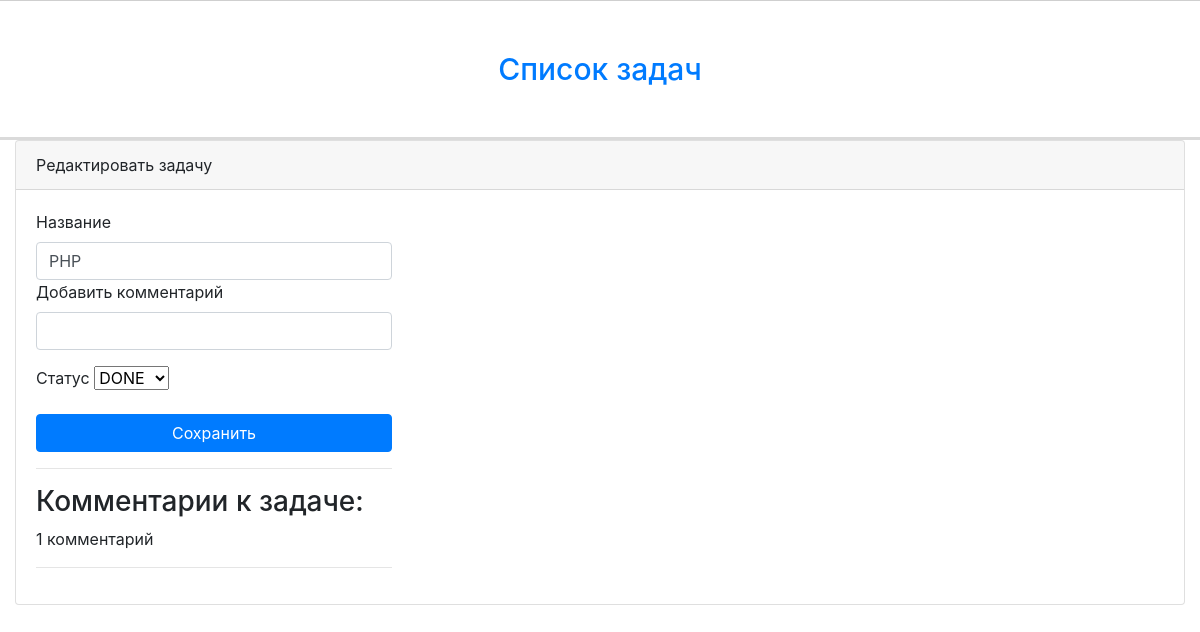
Screenshot of /edit/1 with the database file from the repository.
### tables this page shows
CREATE TABLE `task` (
  `id` int(11) NOT NULL,
  `name` varchar(255) NOT NULL,
  `status` varchar(255) NOT NULL
);

CREATE TABLE `comments` (
  `id` int(11) NOT NULL,
  `id_task` int(11) NOT NULL,
  `text` text NOT NULL
);

### application/controllers/MainController.php (called while the page is built, shortened)
<?php
class MainController extends Controller
{
    public function editAction()
    {
        $vars = [
            'data' => $this->model->taskData($this->route['id'])[0],
            'data_comments' => $this->model->commentsData($this->route['id']),
        ];
        $this->view->render('Редактировать задачу', $vars);
    }
}

### index.php (called while the page is built, shortened)
<?php
spl_autoload_register(function($class){
	$path = str_replace('\\', '/', $class.'.php');
});
$router = new Router;
$router->run();

### application/lib/Db.php (called while the page is built, shortened)
<?php
class Db {
    protected $db;
    public function __construct() {
        $config = require 'application/config/db.php';
        $this->db = new PDO('mysql:host='.$config['host'].';dbname='.$config['name'].'', $config['user'], $config['password']);
    }
    public function query($sql, $params = []) {
        $stmt = $this->db->prepare($sql);
        if (!empty($params)) {
            foreach ($params as $key => $val) {
                if (is_int($val)){
                    $type = PDO::PARAM_INT;
                }else{
                    $type = PDO::PARAM_STR;
                }
                $stmt->bindValue(':'.$key, $val, $type);
            }
        }
        $stmt->execute();
        return $stmt;
    }
    public function row($sql, $params = []) {
        $result = $this->query($sql, $params);
        return $result->fetchAll(PDO::FETCH_ASSOC);
    }
}

### application/config/db.php (called while the page is built)
<?php
return [
	'host' => 'localhost',
	'name' => 'tz',
	'user' => 'root',
	'password' => '',
];

### application/models/Main.php (called while the page is built, shortened)
<?php
class Main extends Model
{
    public function taskData($id)
    {
        $params = [
            'id' => $id,
        ];
        return $this->db->row('SELECT * FROM task WHERE id = :id', $params);
    }
    public function commentsData($id)
    {
        $params = [
            'id' => $id,
        ];
        return $this->db->row('SELECT * FROM comments WHERE id_task = :id ORDER BY id DESC', $params);
    }
}

### application/core/Controller.php (called while the page is built, shortened)
<?php
abstract class Controller
{
	public function __construct($route)
	{
		$this->route = $route;
		$this->model = $this->loadModel($route['controller']);
	}
	public function loadModel($name)
	{
		$path = 'application\models\\' . ucfirst($name);
		if(class_exists($path)){
			return new $path;
		}
	}
}

### application/core/Model.php (called while the page is built, shortened)
<?php
abstract class Model
{
	public function __construct()
	{
		$this->db = new Db;
	}
}

### application/views/main/edit.php (the view, shortened to what this page needs)
<div class="content-wrapper">
    <div class="container-fluid">
        <div class="card mb-3">
            <div class="card-header"><?php echo $title; ?></div>
            <div class="card-body">
                <div class="row">
                    <div class="col-sm-4">
                        <form action="/edit/<?php echo $data['id']; ?>" method="post">
                            <div class="form-group">
                                <label>Название</label>
                                <input class="form-control" type="text" name="name" value="<?php echo htmlspecialchars($data['name'], ENT_QUOTES); ?>">
                                <label>Добавить комментарий</label>
                                <input class="form-control" type="text" name="comment">
                            </div>
                            <div class="form-group">
                                <label>Статус</label>
                                <select name="status" id="status">
                                    <option <?php if($data['status'] == 'done') echo "selected" ?> value="done">DONE</option>
                                </select>
                            </div>
                            <button type="submit" class="btn btn-primary btn-block">Сохранить</button>
                            <hr>
                            <h3>Комментарии к задаче:</h3>
                            <?php if ($data_comments): ?>
                                <?php foreach ($data_comments as $comments): ?>
                                    <?= $comments['text']; ?>
                                    <hr>
                                <?php endforeach; ?>
                            <?php else: ?>
                                <p>Комментариев пока нет</p>
                            <?php endif; ?>
                        </form>
                    </div>
                </div>
            </div>
        </div>
    </div>
</div>

### rows the page displays
task: name "PHP", status "DONE"
comments: text "1 комментарий"

### other values shown
$title "Редактировать задачу"
